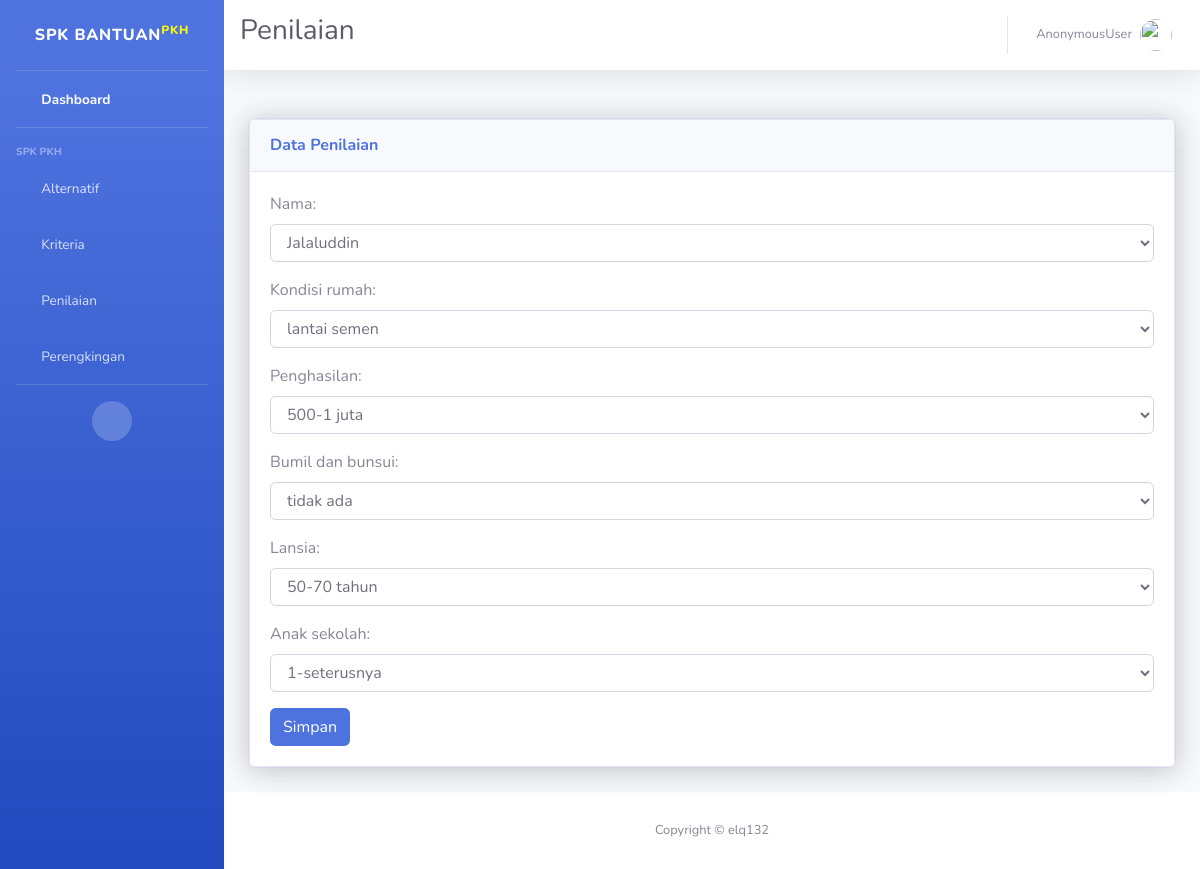
Screenshot of /dashboard/uppenilaian/10 with the database file from the repository.
### SPK/models.py (models this page shows, shortened)
class Penilaian(models.Model):
    nama = models.ForeignKey(Alternatif, on_delete=models.CASCADE, related_name='penilaian_nama', to_field='nama_alternatif')
    kondisi_rumah = models.ForeignKey(SubKriteria, on_delete=models.CASCADE, related_name='penilaian_kondisi_rumah')
    penghasilan = models.ForeignKey(SubKriteria, on_delete=models.CASCADE, related_name='penilaian_penghasilan')
    bumil_dan_bunsui = models.ForeignKey(SubKriteria, on_delete=models.CASCADE, related_name='penilaian_bumil_dan_bunsui')
    lansia = models.ForeignKey(SubKriteria, on_delete=models.CASCADE, related_name='penilaian_lansia')
    anak_sekolah = models.ForeignKey(SubKriteria, on_delete=models.CASCADE, related_name='penilaian_anak_sekolah')

### SPK/views.py (the view)
# urls.py: path('uppenilaian/<int:id>', views.update_penilaian, name='uppenilaian'),
def update_penilaian(request, id):
    penilaian = Penilaian.objects.get(id=id)
    if request.method == 'POST':
        form = PenilaianForm(request.POST, instance=penilaian)
        if form.is_valid():
            form.save()
            return redirect('data:penilaian')
    else:
        form = PenilaianForm(instance=penilaian)
    context = {
        'form': form
    }
    return render(request, 'penilaian_form.html', context)

### SPK/forms.py
class PenilaianForm(forms.ModelForm):
    def __init__(self, *args, **kwargs):
        super().__init__(*args, **kwargs)
        self.fields['kondisi_rumah'].queryset = SubKriteria.objects.filter(kriteria__nama_kriteria='Kondisi Rumah')
        self.fields['penghasilan'].queryset = SubKriteria.objects.filter(kriteria__nama_kriteria='Penghasilan')
        self.fields['bumil_dan_bunsui'].queryset = SubKriteria.objects.filter(kriteria__nama_kriteria='Bumil dan Bunsui')
        self.fields['lansia'].queryset = SubKriteria.objects.filter(kriteria__nama_kriteria='Lansia')
        self.fields['anak_sekolah'].queryset = SubKriteria.objects.filter(kriteria__nama_kriteria='Anak Sekolah')
        for field_name, field in self.fields.items():
            field.widget.attrs['class'] = 'form-control'
    class Meta:
        model = Penilaian
        fields = '__all__'

### SPK/models.py (called while the page is built)
    def __str__(self):
        return str(self.nama_alternatif)

    def __str__(self):
        return str(self.nama_sub_kriteria)

### templates/penilaian_form.html (shortened to what this page needs)
{%load static%}
<!DOCTYPE html>
<html lang="en">
<head>
    <link href="{%static 'vendor/fontawesome-free/css/all.min.css'%}" rel="stylesheet" type="text/css">
    <link href="{%static 'css/sb-admin-2.min.css'%}" rel="stylesheet">
</head>
<body id="page-top">
    <div id="wrapper">
        <ul class="navbar-nav bg-gradient-primary sidebar sidebar-dark accordion" id="accordionSidebar">
            <a class="sidebar-brand d-flex align-items-center justify-content-center" href="{%url 'index'%}">
                <div class="sidebar-brand-text mx-3">SPK Bantuan<sup style="color: rgb(255, 251, 0);">PKH</sup></div>
            </a>
            <hr class="sidebar-divider my-0">
            <li class="nav-item active">
                <a class="nav-link" href="{%url 'index'%}">
                    <i class="fas fa-fw fa-tachometer-alt"></i>
                    <span>Dashboard</span></a>
            </li>
            <hr class="sidebar-divider">
            <div class="sidebar-heading">
                SPK PKH
            </div>
            <li class="nav-item">
                <a class="nav-link" href="{%url 'data:alternatif'%}">
                    <i class="fas fa-fw fa-chart-area"></i>
                    <span>Alternatif</span></a>
            </li>
            <li class="nav-item">
                <a class="nav-link collapsed" href="#" data-toggle="collapse" data-target="#collapseTwo"
                    aria-expanded="true" aria-controls="collapseTwo">
                    <i class="fas fa-fw fa-cog"></i>
                    <span>Kriteria</span>
                </a>
            </li>
            <li class="nav-item">
                <a class="nav-link" href="{%url 'data:penilaian'%}">
                    <i class="fas fa-fw fa-table"></i>
                    <span>Penilaian</span></a>
            </li>
            <li class="nav-item">
                <a class="nav-link" href="{%url 'data:perengkingan'%}">
                    <i class="fas fa-fw fa-folder"></i>
                    <span>Perengkingan</span></a>
            </li>
            <hr class="sidebar-divider d-none d-md-block">
            <div class="text-center d-none d-md-inline">
                <button class="rounded-circle border-0" id="sidebarToggle"></button>
            </div>
        </ul>
        <div id="content-wrapper" class="d-flex flex-column">
            <div id="content">
                <nav class="navbar navbar-expand navbar-light bg-white topbar mb-4 static-top shadow">
                    <div class=""><h1 class="h3 mb-0 text-gray-800">Penilaian<h1></div>
                    <ul class="navbar-nav ml-auto">
                        <li class="nav-item dropdown no-arrow">
                            <a class="nav-link dropdown-toggle" href="#" id="userDropdown" role="button"
                                data-toggle="dropdown" aria-haspopup="true" aria-expanded="false">
                                <span class="mr-2 d-none d-lg-inline text-gray-600 small">{{user}}</span>
                                <img class="img-profile rounded-circle"
                                    src="{%static 'img/undraw_profile.svg'%}">
                            </a>
                        </li>
                    </ul>
                </nav>
                <div class="container-fluid">
                    <div class="row">
                        <div class="col-xl-12 col-lg-9">
                            <div class="card shadow mb-4">
                                <div class="card shadow">
                                    <div class="card-header py-3">
                                        <h6 class="m-0 font-weight-bold text-primary">Data Penilaian</h6>
                                    </div>
                                    <div class="card-body ">
                                        <form method="POST">
                                            {{ form.as_p }}
                                            <button class="btn btn-primary" type="submit">Simpan</button>
                                          </form>
                                    </div>
                                </div>
                            </div>
                        </div>
                    </div>
                </div>
            </div>
            <footer class="sticky-footer bg-white">
                <div class="container my-auto">
                    <div class="copyright text-center my-auto">
                        <span>Copyright &copy; elq132</span>
                    </div>
                </div>
            </footer>
        </div>
    </div>
</body>
</html>

### rows the page displays
Penilaian: nama "Jalaluddin", kondisi_rumah "lantai semen", penghasilan "500-1 juta", bumil_dan_bunsui "tidak ada", lansia "50-70 tahun", anak_sekolah "1-seterusnya"

### other values shown
{{ user }} "AnonymousUser"
